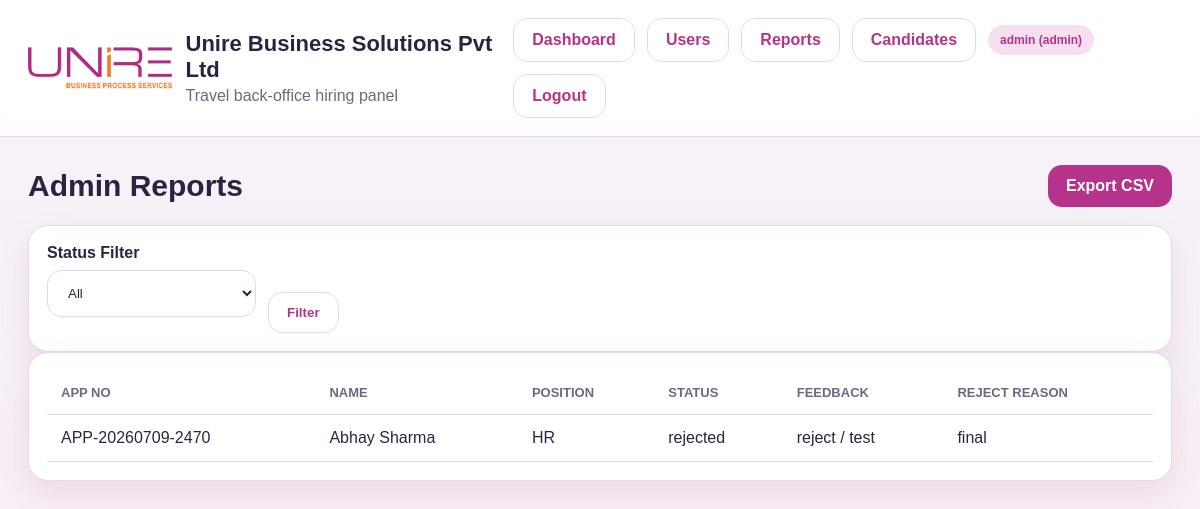
Before: /reports.php (signed in) with the older database file.
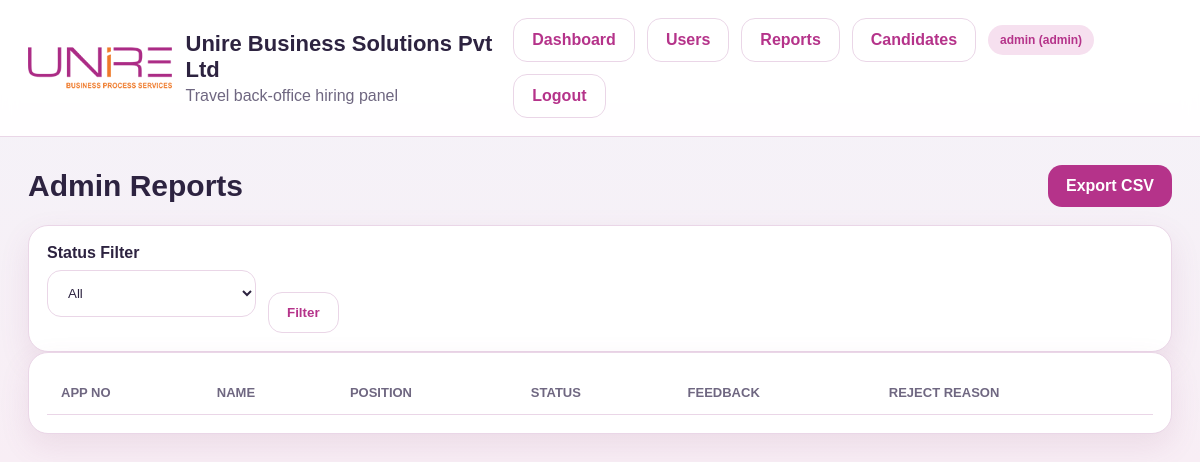
After: the same page with the newer database file.
### tables this page shows
CREATE TABLE `candidates` (
  `id` int(10) UNSIGNED NOT NULL,
  `application_no` varchar(30) NOT NULL,
  `full_name` varchar(150) NOT NULL,
  `email` varchar(150) NOT NULL,
  `phone` varchar(20) NOT NULL,
  `alternate_phone` varchar(20) DEFAULT NULL,
  `gender` varchar(20) DEFAULT NULL,
  `dob` date DEFAULT NULL,
  `address` text DEFAULT NULL,
  `city` varchar(100) DEFAULT NULL,
  `state` varchar(100) DEFAULT NULL,
  `pincode` varchar(20) DEFAULT NULL,
  `highest_qualification` varchar(150) DEFAULT NULL,
  `total_experience` decimal(5,2) DEFAULT 0.00,
  `current_company` varchar(150) DEFAULT NULL,
  `current_salary` decimal(12,2) DEFAULT NULL,
  `expected_salary` decimal(12,2) DEFAULT NULL,
  `position_applied` varchar(150) NOT NULL,
  `department` varchar(100) DEFAULT NULL,
  `source_type` enum('walkin','qr','link','reference') DEFAULT 'walkin',
  `submitted_by_recruiter_id` int(10) UNSIGNED DEFAULT NULL,
  `current_status` varchar(50) NOT NULL DEFAULT 'submitted',
  `final_decision` enum('pending','selected','rejected') DEFAULT 'pending',
  `applied_at` timestamp NULL DEFAULT current_timestamp(),
  `updated_at` timestamp NULL DEFAULT current_timestamp() ON UPDATE current_timestamp(),
  `form_last_updated_by` int(10) UNSIGNED DEFAULT NULL,
  `form_last_updated_role` varchar(50) DEFAULT NULL,
  `form_last_updated_at` timestamp NULL DEFAULT NULL,
  `source_reference_name` varchar(255) DEFAULT NULL,
  `photo_path` varchar(255) DEFAULT NULL,
  `resume_path` varchar(255) DEFAULT NULL,
  `father_husband_name` varchar(150) DEFAULT NULL,
  `emergency_no` varchar(30) DEFAULT NULL,
  `age` int(11) DEFAULT NULL,
  `marital_status` varchar(20) DEFAULT NULL,
  `permanent_address` text DEFAULT NULL,
  `scheduled_exam` varchar(255) DEFAULT NULL,
  `career_goals` text DEFAULT NULL,
  `interest_in_field` text DEFAULT NULL,
  `notice_period` varchar(100) DEFAULT NULL,
  `notice_period_specify` varchar(255) DEFAULT NULL,
  `strengths` text DEFAULT NULL,
  `weakness` text DEFAULT NULL,
  `epf_registered` varchar(10) DEFAULT NULL,
  `uan_no` varchar(50) DEFAULT NULL,
  `esic_registered` varchar(10) DEFAULT NULL,
  `ip_no` varchar(50) DEFAULT NULL,
  `aadhaar_no` varchar(30) DEFAULT NULL,
  `pan_no` varchar(20) DEFAULT NULL,
  `bank_account_no` varchar(50) DEFAULT NULL,
  `ifsc_code` varchar(20) DEFAULT NULL,
  `hobbies` text DEFAULT NULL,
  `computer_knowledge` text DEFAULT NULL,
  `weekly_working_days` varchar(10) DEFAULT NULL,
  `medical_issue` varchar(255) DEFAULT NULL,
  `smoking` varchar(10) DEFAULT NULL,
  `self_vehicle` varchar(10) DEFAULT NULL,
  `driving_licence` varchar(10) DEFAULT NULL
);

### app/helpers/auth.php (called while the page is built, shortened)
<?php
function h($value) {
    return htmlspecialchars((string)$value, ENT_QUOTES, 'UTF-8');
}

### public/reports.php (the view, shortened to what this page needs)
<?php
require_once __DIR__ . '/../app/helpers/auth.php'; require_once __DIR__ . '/../app/config/database.php'; require_role('admin');
$pdo=Database::connect(); $status=trim($_GET['status'] ?? ''); $where=''; $params=[]; if($status!==''){ $where=' WHERE c.current_status = ? '; $params[]=$status; }
$sql="SELECT c.application_no, c.full_name, c.email, c.phone, c.position_applied, c.current_status, c.final_decision,(SELECT recommendation FROM interview_feedback f WHERE f.candidate_id=c.id ORDER BY f.id DESC LIMIT 1) AS latest_feedback,(SELECT remark_text FROM interview_feedback f WHERE f.candidate_id=c.id ORDER BY f.id DESC LIMIT 1) AS feedback_note,(SELECT note FROM candidate_status_logs l WHERE l.candidate_id=c.id AND l.new_status IN ('rejected','rejected_without_interview') ORDER BY l.id DESC LIMIT 1) AS rejection_reason FROM candidates c $where ORDER BY c.id DESC";
$stmt=$pdo->prepare($sql); $stmt->execute($params); $rows=$stmt->fetchAll(PDO::FETCH_ASSOC);
$title='Reports'; include __DIR__ . '/../app/views/layouts/header.php'; ?>
<div class="section-title"><h2>Admin Reports</h2><div class="actions"><a class="btn" href="reports.php?<?= http_build_query(array_filter(['status'=>$status,'export'=>'csv'])) ?>">Export CSV</a></div></div><div class="card report-filter"><form method="get" class="inline-form"><div class="form-group"><label>Status Filter</label><select name="status"><option value="">All</option><option value="selected" <?= $status==='selected'?'selected':'' ?>>Selected</option><option value="rejected" <?= $status==='rejected'?'selected':'' ?>>Rejected</option><option value="rejected_without_interview" <?= $status==='rejected_without_interview'?'selected':'' ?>>Rejected without interview</option><option value="sent_to_manager" <?= $status==='sent_to_manager'?'selected':'' ?>>Sent to manager</option></select></div><button class="btn btn-outline" type="submit">Filter</button></form></div><div class="card"><table><thead><tr><th>App No</th><th>Name</th><th>Position</th><th>Status</th><th>Feedback</th><th>Reject Reason</th></tr></thead><tbody><?php foreach($rows as $r): ?><tr><td><?= h($r['application_no']) ?></td><td><?= h($r['full_name']) ?></td><td><?= h($r['position_applied']) ?></td><td><?= h($r['current_status']) ?></td><td><?= h(($r['latest_feedback'] ?: '-') . ' / ' . ($r['feedback_note'] ?: '-')) ?></td><td><?= h($r['rejection_reason'] ?: '-') ?></td></tr><?php endforeach; ?></tbody></table></div>
<?php include __DIR__ . '/../app/views/layouts/footer.php'; ?>

### app/views/layouts/header.php (shortened to what this page needs)
<?php
require_once __DIR__ . '/../../helpers/auth.php';
?>
<?php
require_once __DIR__ . '/../../helpers/auth.php';
$user = $_SESSION['user'] ?? null;
?>
<!DOCTYPE html>
<html lang="en">
<head>
  <link rel="stylesheet" href="assets/css/style.css">
</head>
<body>
  <header class="topbar">
    <div class="brand-wrap">
      <div class="brand-logo">
        <img src="assets/Unire-Business-Solutions-Pvt-Ltd.png" alt="Unire Business Solutions Pvt Ltd Logo">
      </div>
      <div class="brand-text">
        <h1>Unire Business Solutions Pvt Ltd</h1>
        <p class="muted">Travel back-office hiring panel</p>
      </div>
    </div>
    <nav class="actions">
      <?php if ($user): ?>
        <a class="btn btn-outline" href="dashboard.php">Dashboard</a>
        <?php if (($user['role'] ?? '') === 'admin'): ?>
          <a class="btn btn-outline" href="users.php">Users</a>
          <a class="btn btn-outline" href="reports.php">Reports</a>
        <?php endif; ?>
        <?php if (($user['role'] ?? '') !== 'manager'): ?>
          <a class="btn btn-outline" href="recruiter-candidates.php">Candidates</a>
        <?php endif; ?>
        <span class="pill"><?= h($user['name']) ?> (<?= h($user['role']) ?>)</span>
        <a class="btn btn-outline" href="logout.php">Logout</a>
      <?php else: ?>
        <a class="btn btn-outline" href="login.php">Login</a>
      <?php endif; ?>
    </nav>
  </header>
  <main class="container">

### app/views/layouts/footer.php (shortened to what this page needs)
</main>
</body>
</html>

### public/assets/css/style.css (style rules this page uses)
:root { --bg: #f5f2f8; --surface: #ffffff; --surface-2: #f8f4fa; --border: #ead6e7; --text: #2d2340; --muted: #6f6781; --primary: #b5338a; --primary-dark: #8f246c; --accent: #f3c7df; --danger: #c03b5f; --success: #2e8b57; --warning: #c46a00; --shadow: 0 12px 30px rgba(155, 85, 133, .12); --radius: 20px }
body { margin: 0; font-family: Arial, Helvetica, sans-serif; background: linear-gradient(180deg, #fff, #f5f2f8 25%, #f8eef5); color: var(--text) }
.brand-wrap { display: flex; align-items: center; gap: 14px; }
.brand-logo img { height: 52px; width: auto; display: block; object-fit: contain; }
.brand-text h1 { margin: 0; font-size: 22px; line-height: 1.2; }
.brand-text .muted { margin: 4px 0 0; }
a { text-decoration: none; color: inherit }
.topbar { display: flex; justify-content: space-between; align-items: center; padding: 18px 28px; background: rgba(255, 255, 255, .92); backdrop-filter: blur(8px); border-bottom: 1px solid var(--border); position: sticky; top: 0; z-index: 30 }
.brand-wrap { display: flex; align-items: center; gap: 14px }
.topbar h1 { font-size: 22px; margin: 0 }
.topbar p { margin: 2px 0 0 }
.container { max-width: 1400px; margin: 0 auto; padding: 28px }
.card { background: var(--surface); border: 1px solid var(--border); border-radius: var(--radius); padding: 18px; box-shadow: var(--shadow); }
.section-title { display: flex; justify-content: space-between; align-items: center; gap: 15px; margin: 0 0 18px }
.section-title h2 { margin: 0; font-size: 30px }
.btn { display: inline-flex; align-items: center; justify-content: center; gap: 8px; padding: 12px 18px; background: var(--primary); color: #fff; border: none; border-radius: 14px; cursor: pointer; font-weight: 700 }
.btn-outline { background: #fff; color: var(--primary); border: 1px solid var(--border) }
.actions { display: flex; align-items: center; gap: 12px; flex-wrap: wrap }
.pill, .badge { display: inline-flex; align-items: center; padding: 8px 12px; border-radius: 999px; background: #f6e0ef; color: var(--primary); font-size: 12px; font-weight: 700 }
.form-group { display: flex; flex-direction: column; gap: 8px; margin-bottom: 16px }
.form-group label { font-weight: 700 }
.form-group input, .form-group textarea, .form-group select { padding: 14px 16px; border: 1px solid var(--border); border-radius: 14px; background: #fff; color: var(--text) }
.muted { color: var(--muted) }
table { width: 100%; border-collapse: collapse }
th, td { padding: 14px; border-bottom: 1px solid var(--border); text-align: left; vertical-align: top }
th { color: var(--muted); font-size: 13px; text-transform: uppercase }
.inline-form, .table-actions { display: flex; gap: 12px; align-items: end; flex-wrap: wrap }

Changed rows visible on the page:
removed candidates: application_no "APP-20260709-2470", full_name "Abhay Sharma", position_applied "HR", current_status "rejected", feedback_note "reject / test", rejection_reason "final"
